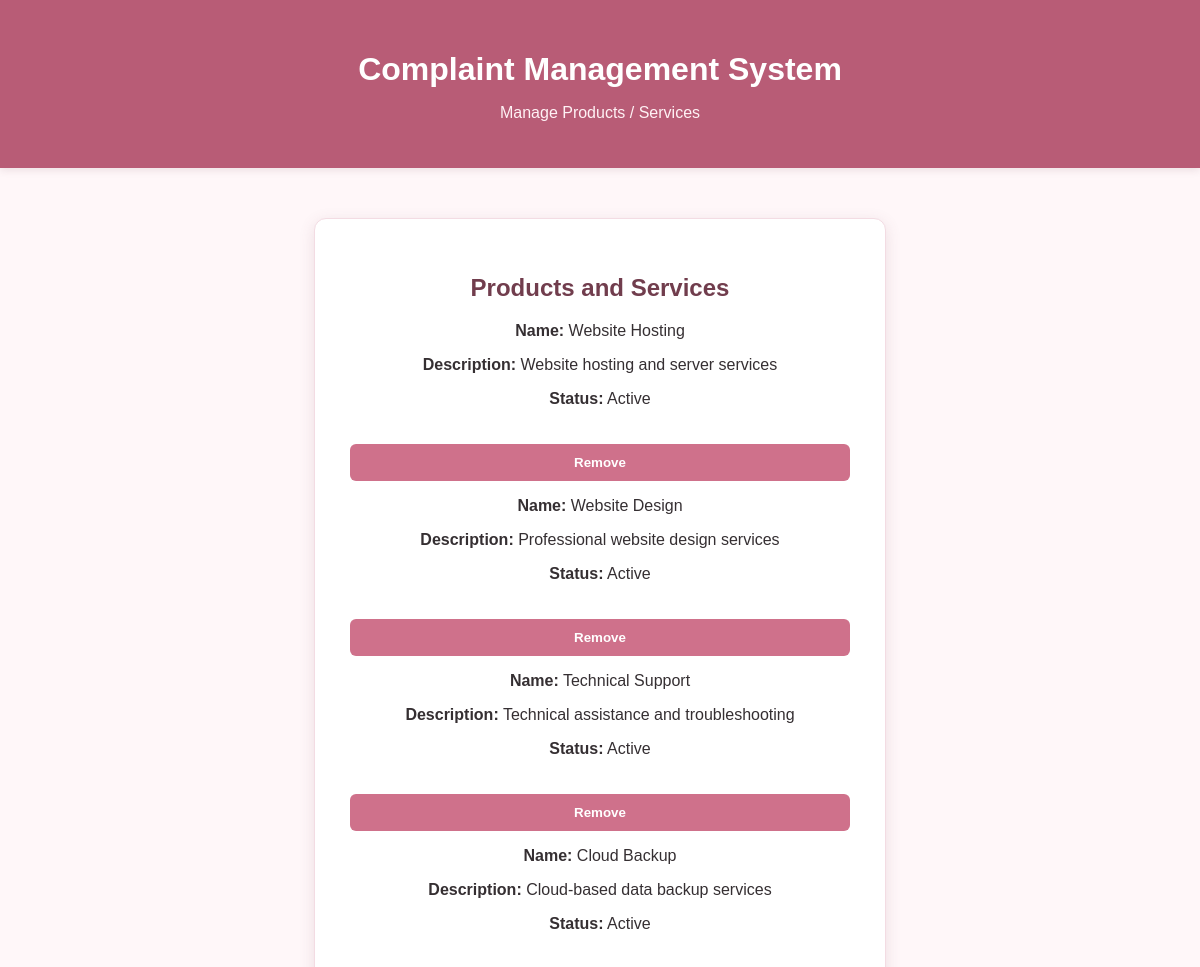
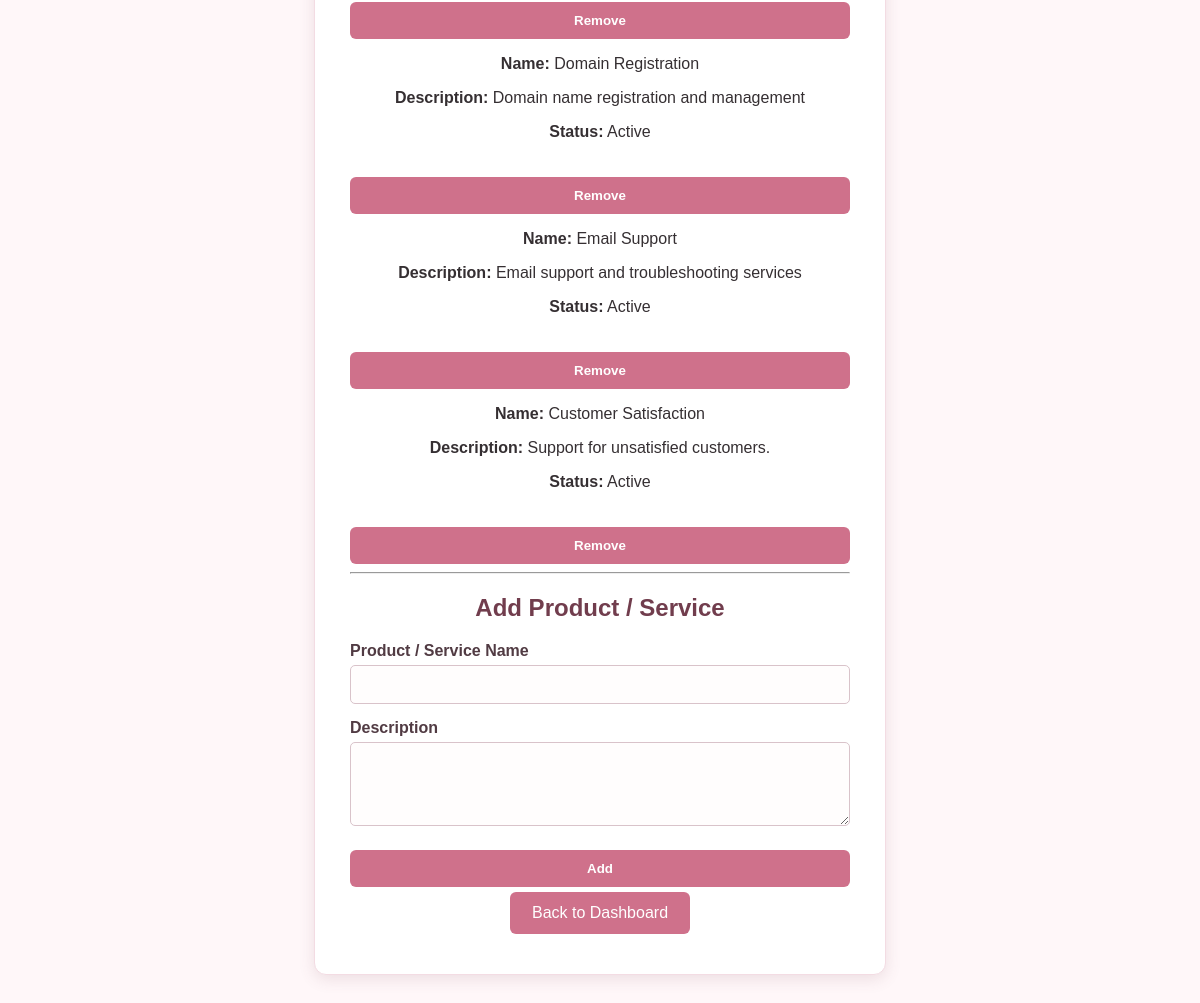
The app's page /view/admin_products.php (signed in) with its own data (2 pictures, top to bottom).
### tables this page shows
CREATE TABLE `products` (
  `ProductID` int(111) NOT NULL,
  `ProductName` varchar(100) NOT NULL,
  `Description` varchar(255) NOT NULL,
  `Active` tinyint(1) NOT NULL
);

### model/product_db.php (called while the page is built, shortened)
<?php
require_once('database.php');
require_once('product.php');
class ProductDB
{
    public static function getProducts()
    {
        $db = new Database();
        $connection = $db->getConnection();
        $query = "SELECT * FROM products
                  ORDER BY ProductID";
        $result = mysqli_query($connection, $query);
        $products = [];
        while ($row = mysqli_fetch_assoc($result)) {
            $product = new Product(
                $row['ProductID'],
                $row['ProductName'],
                $row['Description'],
                $row['Active']
            );
            $products[] = $product;
        }
        return $products;
    }
}
?>

### model/database.php (called while the page is built, shortened)
<?php
class Database
{
    private $host = "localhost";
    private $database = "complaint_management";
    private $username = "complaint_user";
    private $password = "Complaint2026!";
    public function __construct()
    {
        $this->connection = mysqli_connect(
            $this->host,
            $this->username,
            $this->password,
            $this->database
        );
    }
}

### model/product.php (called while the page is built, shortened)
<?php
class Product
{
    private $productName;
    private $description;
    private $active;
    public function __construct(
        $productId = null,
        $productName = '',
        $description = '',
        $active = 1
    ) {
        $this->productName = $productName;
        $this->description = $description;
        $this->active = $active;
    }
    public function getProductName()
    {
        return $this->productName;
    }
    public function getDescription()
    {
        return $this->description;
    }
    public function getActive()
    {
        return $this->active;
    }
}
?>

### view/admin_products.php (the view, shortened to what this page needs)
<?php
require_once __DIR__ . '/../model/product_db.php';
$products = ProductDB::getProducts();
?>
<!DOCTYPE html>
<html lang="en">
<head>
    <link rel="stylesheet" href="../css/styles.css">
</head>
<body>
<header>
    <h1>Complaint Management System</h1>
    <p>Manage Products / Services</p>
</header>
<main>
<section class="card">
    <h2>Products and Services</h2>
    <?php if (count($products) === 0) : ?>
        <p>No products or services found.</p>
    <?php else : ?>
        <?php foreach ($products as $product) : ?>
            <div class="complaint">
                <p>
                    <strong>Name:</strong>
                    <?php
                    echo htmlspecialchars(
                        $product->getProductName()
                    );
                    ?>
                </p>
                <p>
                    <strong>Description:</strong>
                    <?php
                    echo htmlspecialchars(
                        $product->getDescription()
                    );
                    ?>
                </p>
                <p>
                    <strong>Status:</strong>
                    <?php if ($product->getActive()) : ?>
                        Active
                    <?php else : ?>
                        Inactive
                    <?php endif; ?>
                </p>
                <form
                    method="POST"
                    action="../controller/product_controller.php"
                >
                    <input
                        type="submit"
                        name="action"
                        value="Remove"
                    >
                </form>
            </div>
        <?php endforeach; ?>
    <?php endif; ?>
    <hr>
    <h2>Add Product / Service</h2>
    <form
        method="POST"
        action="../controller/product_controller.php"
    >
        <label for="product_name">
            Product / Service Name
        </label>
        <input
            type="text"
            id="product_name"
            name="product_name"
            required
        >
        <label for="description">
            Description
        </label>
        <textarea
            id="description"
            name="description"
            rows="4"
            required
        ></textarea>
        <input
            type="submit"
            name="action"
            value="Add"
        >
    </form>
    <a href="admin_home.php" class="button">
        Back to Dashboard
    </a>
</section>
</main>
</body>
</html>

### css/styles.css (style rules this page uses)
body { margin: 0; font-family: Arial, sans-serif; background-color: #fff7f9; color: #352f32; }
header { background-color: #b85c76; color: white; text-align: center; padding: 30px; box-shadow: 0 2px 8px rgba(90, 45, 60, 0.12); }
header h1 { margin-bottom: 5px; }
header p { color: #fff2f5; }
main { display: flex; justify-content: center; padding: 50px 20px; }
.card { background-color: white; padding: 35px; width: 500px; border-radius: 12px; box-shadow: 0 4px 16px rgba(120, 70, 85, 0.14); text-align: center; border: 1px solid #f3dce3; }
.card h2 { color: #713d4d; }
.button { display: inline-block; padding: 12px 22px; margin: 5px; background-color: #cf718b; color: white; text-decoration: none; border-radius: 6px; border: none; transition: background-color 0.2s ease; }
form { text-align: left; }
label { display: block; margin-top: 15px; font-weight: bold; color: #513b43; }
input, select, textarea { width: 100%; padding: 11px; margin-top: 5px; box-sizing: border-box; border: 1px solid #d9c3ca; border-radius: 5px; background-color: #fffdfd; color: #352f32; }
input[type="submit"] { margin-top: 20px; background-color: #cf718b; color: white; border: none; cursor: pointer; border-radius: 6px; font-weight: bold; }

### records on screen
products: ProductName "Website Hosting", Description "Website hosting and server services", Active "Active"
products: ProductName "Website Design", Description "Professional website design services", Active "Active"
products: ProductName "Technical Support", Description "Technical assistance and troubleshooting", Active "Active"
products: ProductName "Cloud Backup", Description "Cloud-based data backup services", Active "Active"
products: ProductName "Domain Registration", Description "Domain name registration and management", Active "Active"
products: ProductName "Email Support", Description "Email support and troubleshooting services", Active "Active"
products: ProductName "Customer Satisfaction", Description "Support for unsatisfied customers.", Active "Active"
